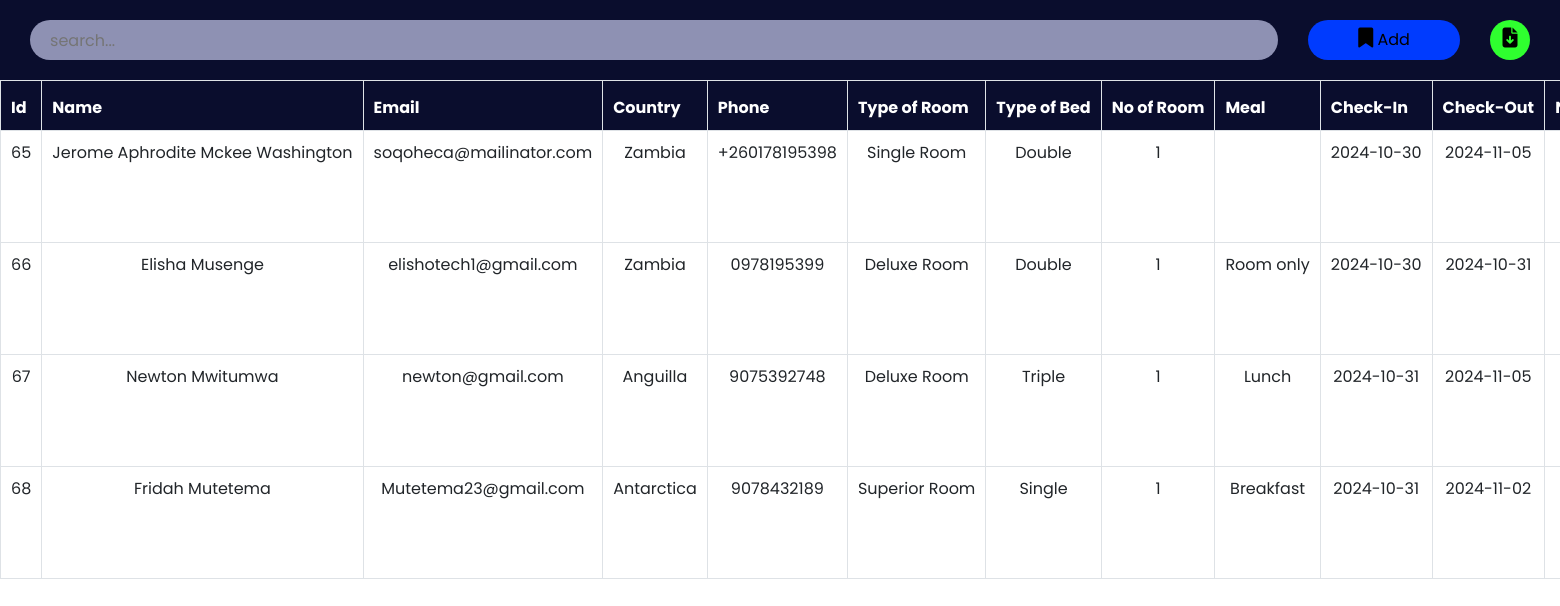
The page /admin/roombook.php on the database its author committed.
### tables this page shows
CREATE TABLE `roombook` (
  `id` int(10) NOT NULL,
  `Name` varchar(50) NOT NULL,
  `Email` varchar(50) NOT NULL,
  `Country` varchar(30) NOT NULL,
  `Phone` varchar(30) NOT NULL,
  `RoomType` varchar(30) NOT NULL,
  `Bed` varchar(30) NOT NULL,
  `Meal` varchar(30) NOT NULL,
  `NoofRoom` varchar(30) NOT NULL,
  `cin` date NOT NULL,
  `cout` date NOT NULL,
  `nodays` int(50) NOT NULL,
  `stat` varchar(30) NOT NULL
);

### admin/roombook.php (the view, shortened to what this page needs)
<?php
include '../config.php';
?>
<!DOCTYPE html>
<html lang="en">
<head>
    <link href="https://cdn.jsdelivr.net/npm/bootstrap@5.0.2/dist/css/bootstrap.min.css" rel="stylesheet">
    <link rel="stylesheet" href="https://cdnjs.cloudflare.com/ajax/libs/font-awesome/6.2.0/css/all.min.css" />
    <link rel="stylesheet" href="./css/roombook.css">
</head>
<body>
    <div class="searchsection">
        <input type="text" name="search_bar" id="search_bar" placeholder="search..." onkeyup="searchFun()">
        <button class="adduser" id="adduser" onclick="adduseropen()"><i class="fa-solid fa-bookmark"></i> Add</button>
        <form action="./exportdata.php" method="post">
            <button class="exportexcel" id="exportexcel" name="exportexcel" type="submit"><i class="fa-solid fa-file-arrow-down"></i></button>
        </form>
    </div>
    <div class="roombooktable" class="table-responsive-xl">
        <?php
            $roombooktablesql = "SELECT * FROM roombook";
            $roombookresult = mysqli_query($conn, $roombooktablesql);
        ?>
        <table class="table table-bordered" id="table-data">
            <thead>
                <tr>
                    <th scope="col">Id</th>
                    <th scope="col">Name</th>
                    <th scope="col">Email</th>
                    <th scope="col">Country</th>
                    <th scope="col">Phone</th>
                    <th scope="col">Type of Room</th>
                    <th scope="col">Type of Bed</th>
                    <th scope="col">No of Room</th>
                    <th scope="col">Meal</th>
                    <th scope="col">Check-In</th>
                    <th scope="col">Check-Out</th>
                    <th scope="col">No of Day</th>
                </tr>
            </thead>
            <tbody>
            <?php
            while ($res = mysqli_fetch_array($roombookresult)) {
            ?>
                <tr>
                    <td><?php echo $res['id'] ?></td>
                    <td><?php echo $res['Name'] ?></td>
                    <td><?php echo $res['Email'] ?></td>
                    <td><?php echo $res['Country'] ?></td>
                    <td><?php echo $res['Phone'] ?></td>
                    <td><?php echo $res['RoomType'] ?></td>
                    <td><?php echo $res['Bed'] ?></td>
                    <td><?php echo $res['NoofRoom'] ?></td>
                    <td><?php echo $res['Meal'] ?></td>
                    <td><?php echo $res['cin'] ?></td>
                    <td><?php echo $res['cout'] ?></td>
                    <td><?php echo $res['nodays'] ?></td>
                </tr>
            <?php
            }
            ?>
            </tbody>
        </table>
    </div>
</body>
</html>

### admin/css/roombook.css (style rules this page uses)
:root { --bg-text-shadow: 0 2px 4px rgb(13 0 77 / 8%), 0 3px 6px rgb(13 0 77 / 8%), 0 8px 16px rgb(13 0 77 / 8%); --bg-box-shadow: 0px 0px 20px 6px rgba(26, 30, 164, 0.31); }
body { background-color: #ffff; }
* { margin: 0; padding: 0; font-family: 'Poppins', sans-serif; }
i { font-size: 20px; }
.searchsection { height: 80px; width: 100%; display: flex; justify-content: space-evenly; align-items: center; background-color: #0a0d2d; position: fixed; z-index: 500; }
#search_bar { height: 40px; width: 80%; border: none; background-color: rgba(195, 198, 233, 0.714); padding-left: 20px; border-radius: 30px; }
#adduser { height: 40px; background-color: rgb(0, 59, 254); border: none; border-radius: 30px; padding: 0 50px; }
.exportexcel { height: 40px; width: 40px; background-color: rgb(47, 255, 47); border: none; border-radius: 50%; }
.roombooktable { position: absolute; color: #0a0d2d; margin-top: 80px; width: 100%; height: 100vh; padding-bottom: 900px; }
.roombooktable thead { background-color: #0a0d2d; color: white; text-align: left; height: 50px; width: 100%; }
.roombooktable tbody { text-align: center; }
.roombooktable th, .roombooktable td { padding: 10px; white-space: nowrap; }
.table { width: 100%; table-layout: auto; }

### rows shown on the page
roombook: id "65", Name "Jerome Aphrodite Mckee Washington", Email "soqoheca@mailinator.com", Country "Zambia", Phone "+260178195398", RoomType "Single Room", Bed "Double", NoofRoom "1", cin "2024-10-30", cout "2024-11-05"
roombook: id "66", Name "Elisha Musenge", Email "elishotech1@gmail.com", Country "Zambia", Phone "0978195399", RoomType "Deluxe Room", Bed "Double", NoofRoom "1", Meal "Room only", cin "2024-10-30", cout "2024-10-31"
roombook: id "67", Name "Newton Mwitumwa", Email "newton@gmail.com", Country "Anguilla", Phone "9075392748", RoomType "Deluxe Room", Bed "Triple", NoofRoom "1", Meal "Lunch", cin "2024-10-31", cout "2024-11-05"
roombook: id "68", Name "Fridah Mutetema", Email "Mutetema23@gmail.com", Country "Antarctica", Phone "9078432189", RoomType "Superior Room", Bed "Single", NoofRoom "1", Meal "Breakfast", cin "2024-10-31", cout "2024-11-02"
